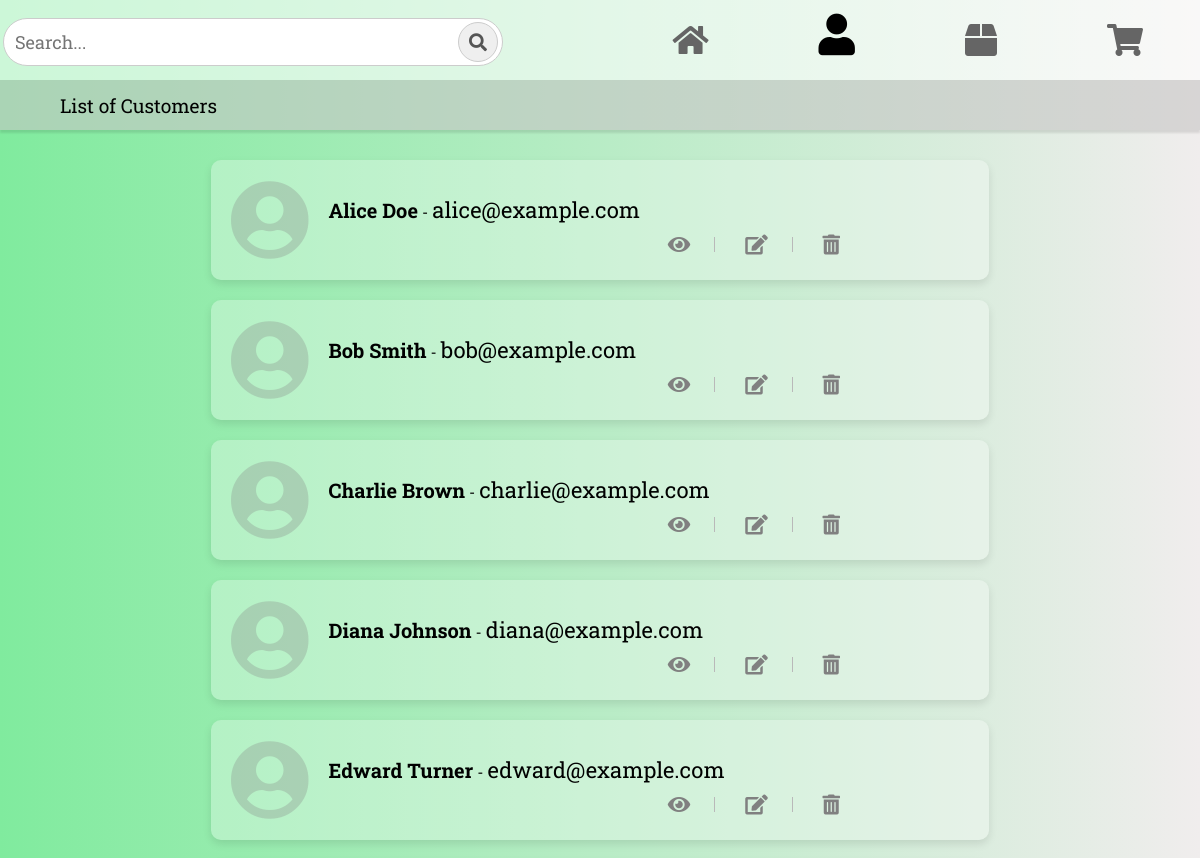
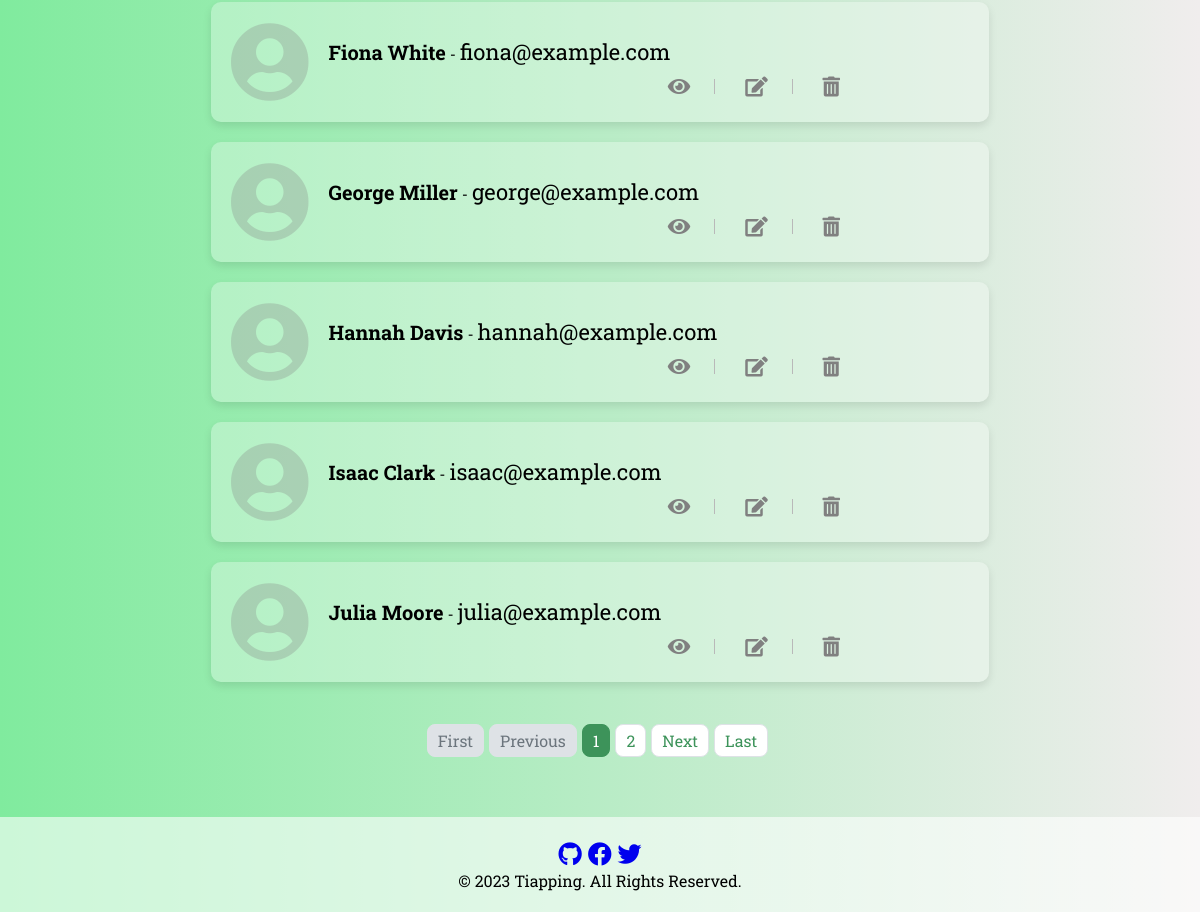
/customers/, run on an earlier commit of the app's database (2 pictures, top to bottom).
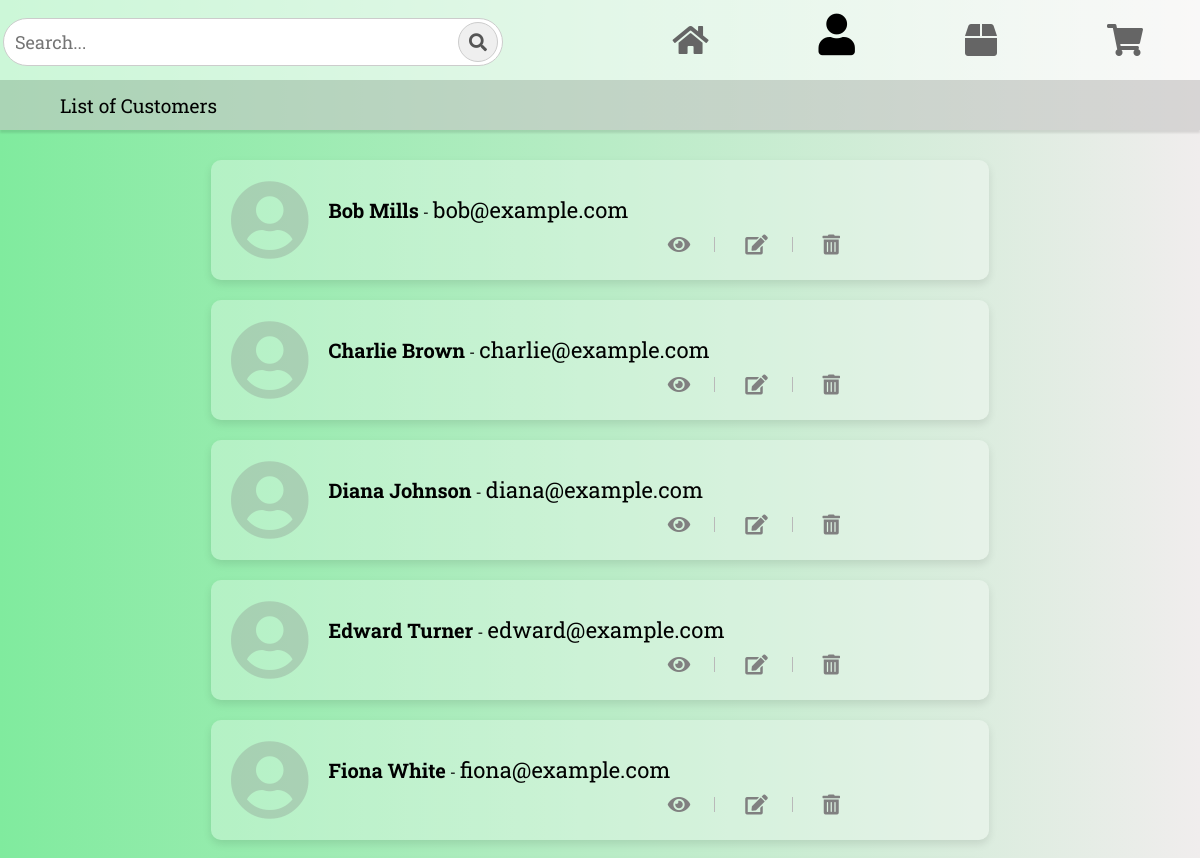
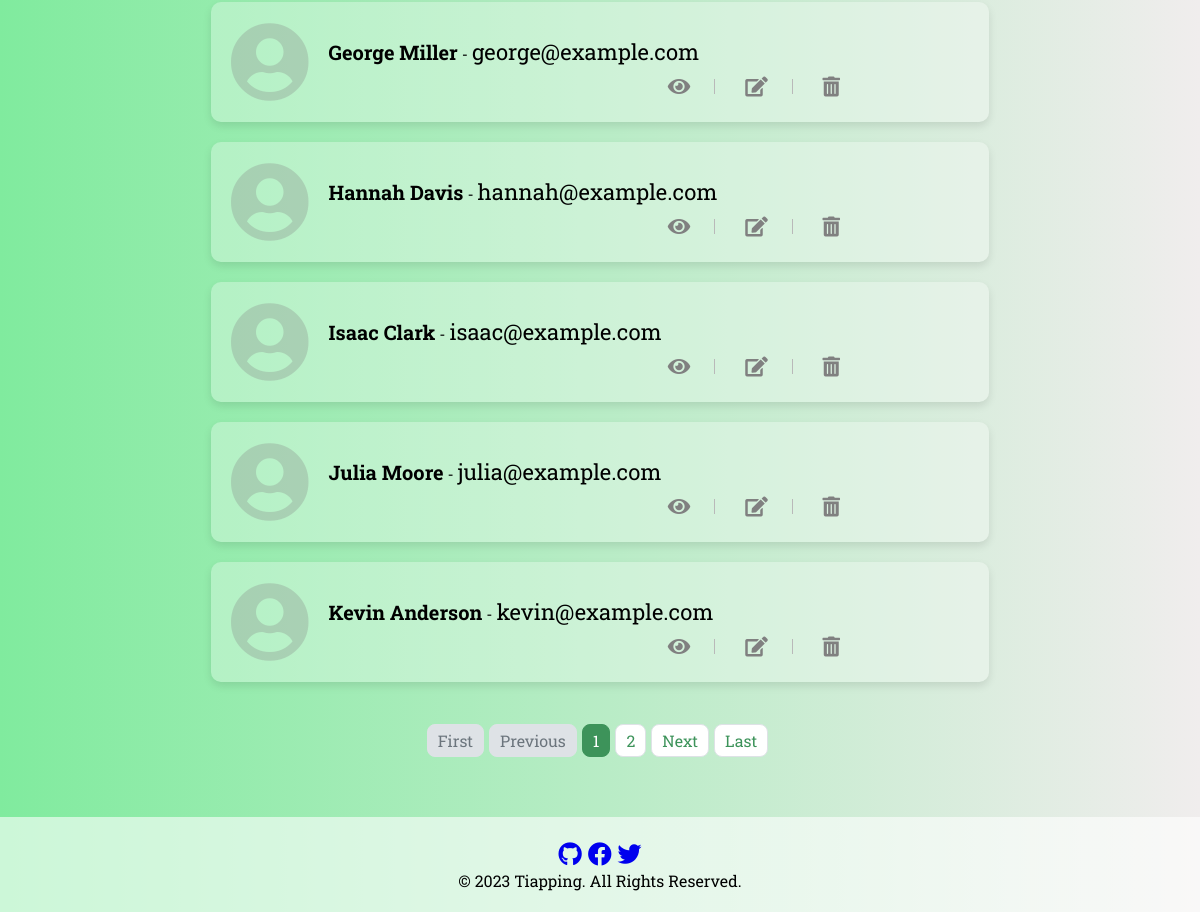
And on a later commit of the database (2 pictures, top to bottom).
### application/models.py (models this page shows, shortened)
class BaseModel(models.Model):
    created_at = models.DateTimeField(auto_now_add=True)
    updated_at = models.DateTimeField(auto_now=True)
    class Meta:
        abstract = True

class Customer(BaseModel):
    name = models.CharField(max_length=255)
    email = models.EmailField(unique=True)

### application/views.py (the view)
# urls.py: path('customers/', CustomerListView.as_view(), name='customer-list'),
class CustomerListView(ListView):
    model = Customer
    context_object_name = 'customers'
    template_name = 'customer_list.html'
    paginate_by = 10

### application/templates/customer_list.html (shortened to what this page needs)
{% extends 'base.html' %}
{% load static %}
{% block navbar %}
  <section class="navbar">
    <div class="search-container">
      <input type="text" placeholder="Search...">
      <button class="search-btn"><i class="fas fa-search"></i></button>
    </div>
    <a href='{% url "home" %}' class="btn" id="active">
      <i class="fas fa-home fa-2x"></i>
    </a>
    <a href='{% url "customer-list" %}' class="btn home-icon">
      <i class="fas fa-user fa-2x"></i>
    </a>
    <a href='{% url "product-list" %}' class="btn">
      <i class="fas fa-box fa-2x"></i>
    </a>
    <a href="{% url 'cart-list' %}" class="btn">
      <i class="fas fa-shopping-cart fa-2x"></i>
    </a>
  </section>
  <div class="additional-bar">
  <p>List of Customers</P>
  </div>
{% endblock navbar %}
{% block content %}
  <div class="customer-container">
    {% for customer in customers %}
      <div class="customer-box">
        <i class="fas fa-user-circle fa-5x" style="float: left; margin-right: 20px;"></i>
        <div style="float: left;">
          <strong style="font-size: 20px;">{{ customer.name }}</strong> - <span style="font-size: 22px;">{{ customer.email }}</span><br>
          <a href="{% url 'customer-detail' customer.id %}">
            <div class = "option-icon">
            <i class="fas fa-eye" title="View" style="font-size: 20px; color: grey;"></i>
          </a>
          <a href="{% url 'edit-customer' customer.id %}">
            <i class="fas fa-edit" title="Edit" style="font-size: 20px; color: grey;"></i>
          </a>
          <a href="{% url 'delete-customer' customer.id %}">
            <i class="fas fa-trash-alt" title="Delete" style="font-size: 20px; color: grey;"></i>
          </a>
          </div>
        </div>
      </div>
    {% endfor %}
  <br>
  <br>
  {% include 'includes/pagination.html' %}
{% endblock %}

What changed in the data, as far as the page shows it:
removed Customer: name "Alice Doe", email "alice@example.com"
changed Customer "bob@example.com": name "Bob Smith" → "Bob Mills"
now on this page (row unchanged): Customer: name "Kevin Anderson", email "kevin@example.com"
